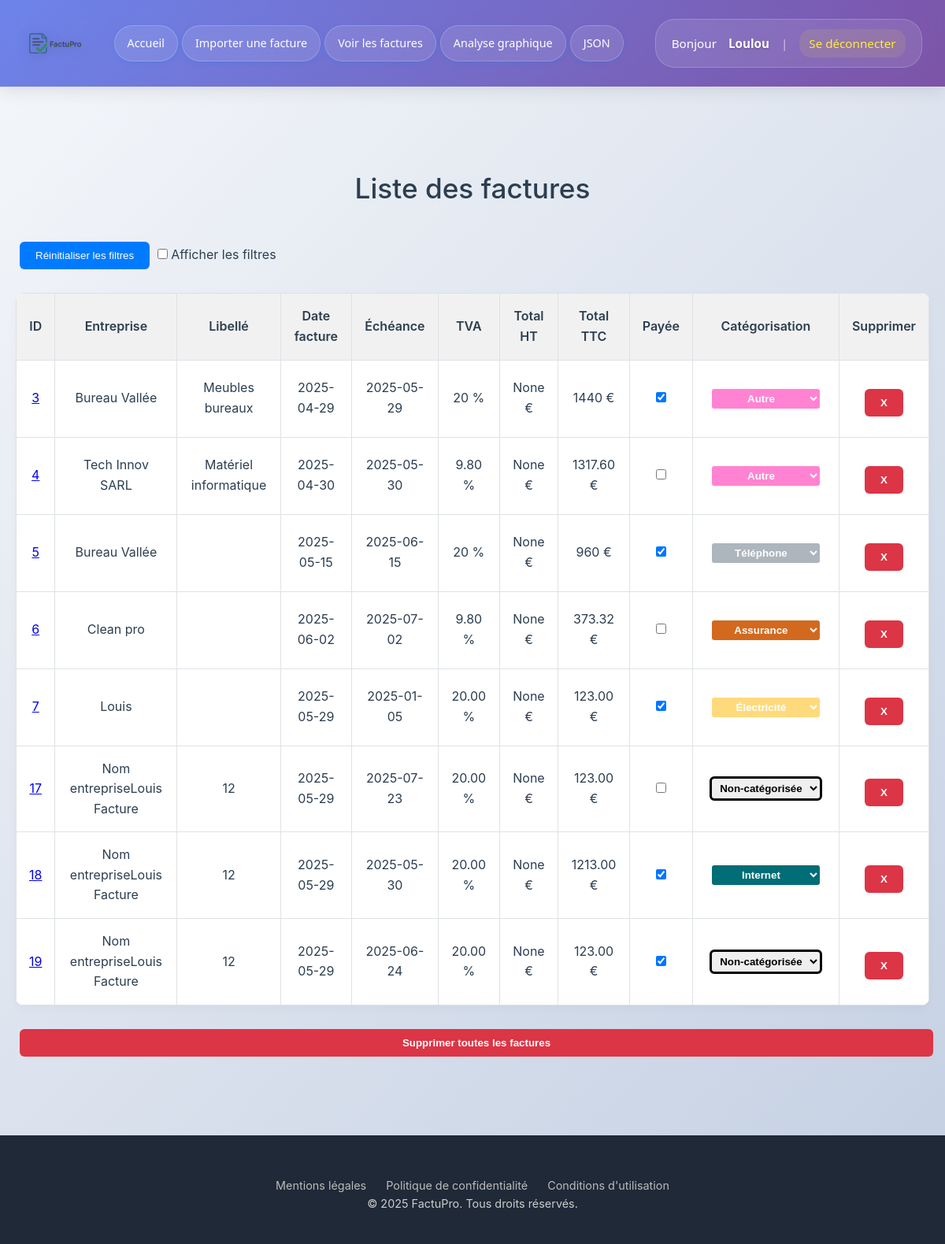
The page /factures (signed in) on the database as committed earlier.
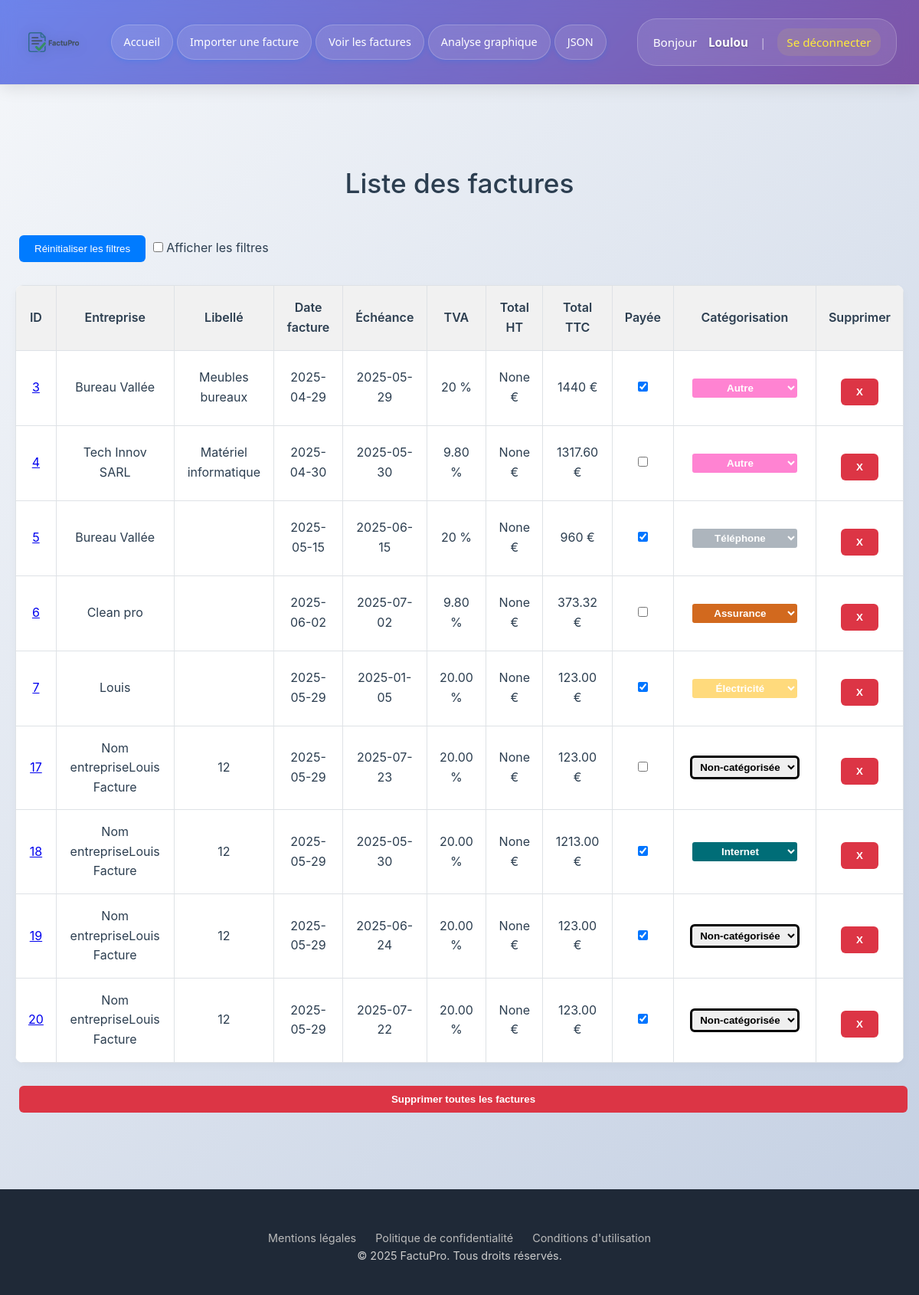
The same page on the database as committed later.
### tables this page shows
CREATE TABLE factures (
            id INTEGER PRIMARY KEY AUTOINCREMENT,
            fournisseur TEXT,
            date_facture TEXT,
            numero_facture TEXT,
            montant_total TEXT,
            TVA TEXT,
            utilisateur_id INTEGER,
            nom_fichier TEXT,
            facture_payee INTEGER DEFAULT 0,
            numero_client TEXT,
            echeance TEXT,
            somme_finale TEXT, categorie TEXT DEFAULT 'Non-catégorisée', total_ht TEXT,
            FOREIGN KEY (utilisateur_id) REFERENCES utilisateurs(id)
        );

### app.py (the view)
@app.route('/factures')
def afficher_factures():
    conn = sqlite3.connect('factures.db')
    conn.row_factory = sqlite3.Row
    c = conn.cursor()
    c.execute('SELECT * FROM factures WHERE utilisateur_id = ?', (session['utilisateur_id'],))
    factures = c.fetchall()
    conn.close()
    categories = ["Non-catégorisée", "Électricité", "Eau", "Internet", "Téléphone", "Assurance", "Autre"]
    return render_template('factures.html', factures=factures, categories=categories)

### app.py (called while the page is built)
@app.before_request
def verifier_connexion():
    if request.endpoint in ['upload', 'afficher_factures', 'analyse'] and 'utilisateur_id' not in session:
        return redirect(url_for('login'))

@app.context_processor
def injecter_pseudo():
    return {"pseudo": session.get("pseudo")}

### templates/factures.html (shortened to what this page needs)
<!DOCTYPE html>
<html lang="fr">
<head>
    <link rel="stylesheet" href="{{ url_for('static', filename='style.css') }}">
</head>
<body>
    {% include 'header.html' %}
    <div class="container">
        <h1>Liste des factures</h1>
        <button type="button" onclick="location.reload();">Réinitialiser les filtres</button>
        <input type="checkbox" id="toggle-filters"> Afficher les filtres
        <table id = "table-factures">
          <thead>
            <tr>
                <th>ID</th>
                <th>Entreprise <br>
                </th>
                <th>Libellé <br>
                </th>
                <th>Date facture</th>
                <th>Échéance</th>
                <th>TVA</th>
                <th> Total HT</th>
                <th>Total TTC</th>
                <th>Payée <br>
                </th>
                <th>
                  Catégorisation <br>
                </th>
                <th>Supprimer</th>
            </tr>
          </thead>
            {% for f in factures %}
            <tr>
                <td>
                    {% if f['nom_fichier'] %}
                      <a href="{{ url_for('telecharger_fichier', filename=f['nom_fichier']) }}" target="_blank" title="Télécharger la facture {{ f['id'] }}">
                        {{ f['id'] }}
                      </a>
                    {% else %}
                      {{ f['id'] }}
                    {% endif %}
                  </td>
                <td>{{ f['fournisseur'] }}</td>
                <td>{{ f['numero_facture'] }}</td>
                <td>{{ f['date_facture'] }}</td>
                <td>{{ f['echeance'] }}</td>
                <td>{{ f['TVA'] }} %</td>
                <td>{{ f['total_ht'] }} €</td>
                <td>{{ f['montant_total'] }} €</td>
                <td>
                    <form action="{{ url_for('toggle_payee', facture_id=f['id']) }}" method="post">
                        <input type="checkbox" name="checkbox_paiement" {% if f['facture_payee'] == 1 %}checked{% endif %} onchange="this.form.submit()">
                    </form>
                  </td>
<td class="categorie-cell {{ f['categorie']|lower|replace(' ', '_')|replace('é', 'e')|replace('-', '_') }}">
    <form method="POST" action="{{ url_for('modifier_categorie', facture_id=f['id']) }}">
      <select name="categorie" onchange="this.form.submit()">
        {% for cat in categories %}
          <option value="{{ cat }}" {% if f['categorie'] == cat %}selected{% endif %}>{{ cat }}</option>
        {% endfor %}
      </select>
    </form>
  </td>
                <td>
                    <form method="POST" action="/supprimer/{{ f['id'] }}" onsubmit="return confirm('Confirmer la suppression ?');">
                        <button type="submit" class="danger">X</button>
                    </form>
                </td>
            </tr>
            {% endfor %}
        </table>
        <form method="POST" action="/supprimer_tout" onsubmit="return confirm('Supprimer toutes les factures ?');">
            <button type="submit" class="danger full">Supprimer toutes les factures</button>
        </form>
    </div>
    {% include 'footer.html' %}
</body>
</html>

### templates/header.html (shortened to what this page needs)
<!DOCTYPE html>
<html lang="fr">
<head>
</head>
<body>
    <header class="header">
        <div class="header-content">
            <div class="left-section">
                <div class="logo">
                    <img src="/static/logo.png" alt="Logo">
                </div>
                <nav class="nav-links">
                    <a href="/">Accueil</a>
                    <a href="/upload">Importer une facture</a>
                    <a href="/factures">Voir les factures</a>
                    <a href="/analyse">Analyse graphique</a>
                    <a href="/factures/json/page">JSON</a>
                </nav>
            </div>
            <div class="user-info">
                Bonjour <strong>{{ pseudo }}</strong>
                <span class="separator">|</span>
                <a href="/logout" class="logout-link">Se déconnecter</a>
            </div>
        </div>
    </header>
</body>
</html>

### templates/footer.html
<footer class="footer">
    <div class="links">
        <a href="#">Mentions légales</a>
        <a href="#">Politique de confidentialité</a>
        <a href="#">Conditions d'utilisation</a>
    </div>
        <p>&copy; 2025 FactuPro. Tous droits réservés.</p>
</footer>

### static/style.css (style rules this page uses)
body { font-family: 'Segoe UI', sans-serif; background-color: #007bff; color: #000000; margin: 0; padding: 0; }
h1 { text-align: center; margin-top: 40px; font-weight: 500; }
.container { max-width: 900px; margin: 0 auto; padding: 20px; }
a.button, button { display: inline-block; padding: 10px 20px; background-color: #007BFF; color: white; text-decoration: none; border-radius: 6px; border: none; margin: 10px 5px; cursor: pointer; }
form { text-align: center; margin-bottom: 20px; }
input[type="file"], input[type="date"], select { padding: 8px; border-radius: 4px; border: 1px solid #ccc; margin: 5px; }
table { width: 100%; border-collapse: collapse; margin-top: 20px; background-color: white; border-radius: 8px; overflow: hidden; }
th, td { padding: 12px; border: 1px solid #dee2e6; text-align: center; }
th { background-color: #f1f1f1; font-weight: 500; }
button, a.button { transition: background-color 0.2s ease; }
.header { background-color: #ffffff; border-bottom: 1px solid #e0e0e0; padding: 20px 40px; display: flex; align-items: center; justify-content: space-between; box-shadow: 0 2px 6px rgba(0, 0, 0, 0.05); }
.logo img { height: 60px; }
.user-info { text-align: right; padding: 15px 25px; font-size: 0.95em; }
.logo img { height: 50px; }
.container { max-width: 1200px; margin: 0 auto; padding: 40px 20px; }
h1 { text-align: center; font-size: 2.2em; margin-bottom: 30px; }
.footer { background-color: #1f2937; color: #ccc; padding: 40px 20px; text-align: center; font-size: 0.9em; margin-top: 60px; }
table { width: 100%; border-collapse: collapse; background-color: #fff; border-radius: 10px; box-shadow: 0 4px 12px rgba(0, 0, 0, 0.03); overflow: hidden; }
th, td { padding: 16px; border: 1px solid #dee2e6; text-align: center; }
th { background-color: #f1f1f1; font-weight: 600; }
form { display: inline; }
.button, .danger { display: inline-block; padding: 10px 20px; margin-top: 20px; background-color: #007BFF; color: white; text-decoration: none; border: none; border-radius: 6px; font-weight: 600; cursor: pointer; }
.danger { background-color: #dc3545; }
.full { display: block; width: 100%; margin-top: 30px; }
body { font-family: 'Inter', sans-serif; background: linear-gradient(to bottom right, #f9fcff, #edf3f9); margin: 0; padding: 0; color: #1f2d3d; }
.header { background-color: #fff; border-bottom: 1px solid #dee2e6; padding: 20px 40px; display: flex; align-items: center; justify-content: space-between; }
.header .logo { display: flex; align-items: center; }
.container { max-width: 1240px; margin: 0 auto; padding: 60px 20px 30px; }
.footer .links { margin-top: 12px; display: flex; justify-content: center; gap: 25px; flex-wrap: wrap; }
.footer a { color: #bbb; text-decoration: none; }
.header { display: flex; align-items: center; justify-content: space-between; padding: 12px 24px; background-color: #ffffff; border-bottom: 1px solid #e0e0e0; box-shadow: 0 2px 4px rgba(0, 0, 0, 0.04); font-family: 'Segoe UI', sans-serif; }
.logo img { height: 36px; }
.nav-links { display: flex; gap: 12px; }
.nav-links a { display: inline-block; padding: 8px 16px; background-color: #007BFF; color: white; border-radius: 8px; text-decoration: none; font-weight: 500; font-size: 14px; transition: background-color 0.3s ease; box-shadow: 0 2px 6px rgba(0, 123, 255, 0.2); white-space: nowrap; }
.user-info { font-size: 14px; color: #333; display: flex; align-items: center; gap: 8px; }
.user-info a { color: #007BFF; text-decoration: none; font-weight: 500; }
.categorie-cell select { color: rgb(0, 0, 0); text-align: center; border: solid; font-weight: bold; padding: 4px 6px; border-radius: 6px; }
.categorie-cell.electricite select { color: rgb(255, 255, 255); background-color: #ffd66ee6; }
.categorie-cell.internet select { color: rgb(255, 255, 255); background-color: #006d77; }
.categorie-cell.telephone select { color: rgb(255, 255, 255); background-color: #adb5bd; }
.categorie-cell.assurance select { color: rgb(255, 255, 255); background-color: chocolate; }
.categorie-cell.autre select { color: rgb(255, 255, 255); background-color: rgb(255, 131, 210); }
.categorie-cell.non_categorisee select { color: rgb(0, 0, 0); }
* { margin: 0; padding: 0; box-sizing: border-box; }
body { font-family: -apple-system, BlinkMacSystemFont, 'Segoe UI', Roboto, Oxygen, Ubuntu, Cantarell, sans-serif; line-height: 1.6; color: #2c3e50; background: linear-gradient(135deg, #f5f7fa 0%, #c3cfe2 100%); min-height: 100vh; }

Rows that differ between the two databases and show on the page:
added factures: id "20", fournisseur "Nom entrepriseLouis Facture", numero_facture "12", date_facture "2025-05-29", echeance "2025-07-22", TVA "20.00", total_ht "None", montant_total "123.00", facture_payee "☑", categorie "Non-catégorisée"
